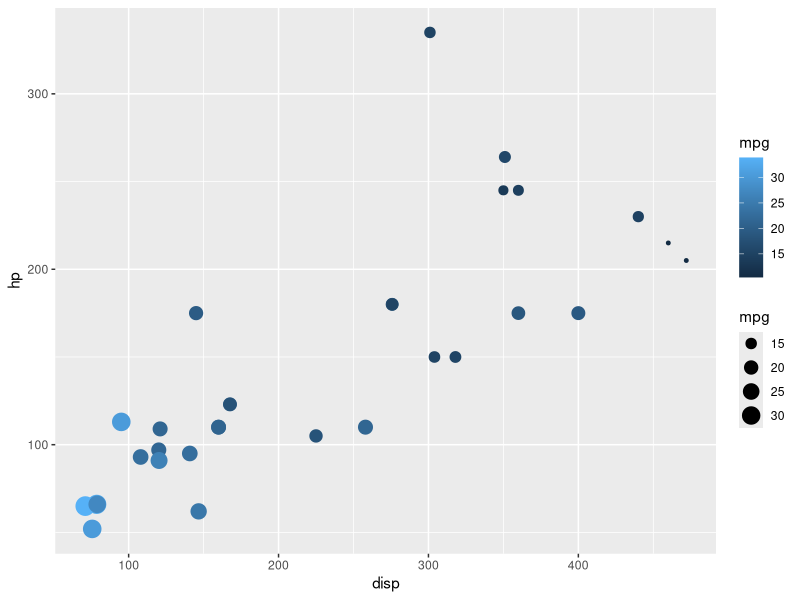

This figure's R source: (Note: this script raises an error after producing the figure.)
## ---- chunk 1
#| code-fold: true

library(ggplot2)
ggplot(mtcars, 
       aes(x = disp, y = hp, color = mpg, size = mpg)) + geom_point()


## ---- chunk 2
#| eval: true
#| comment: "=)"

1+1
## ---- chunk 3
#| fig-cap: "La mia immagine"
#| fig-cap-location: top
#| out-width: 50%
#| label: fig-prima
#| fig-align: center
#| echo: false
knitr::include_graphics("img/quartoStato.jpg")
## ---- chunk 4
#| echo: false
#| fig-cap: "Il mio grafico"
#| fig-cap-location: top
#| out-width: 50%
#| fig-align: center
#| label: fig-grafico
library(ggplot2)
ggplot(rock, 
       aes(y=peri,x=shape, color =shape, size = peri)) + geom_point() + 
  theme_light() + theme(legend.position = "none") 

## ---- chunk 5
#| tbl-cap-location: top
#| tbl-cap: Una tabella di esempio
#| tbl-subcap: per far vedere come funzionano
#| label: tab-esempio

kableExtra::kable(mtcars[1:6, ])
## ---- chunk 6
head(cars)
## ---- chunk 7
#| echo: false
#| fig-align: center
#| out-width: 120%

knitr::include_graphics("img/grid.png")
## ---- chunk 8
kableExtra::kable(head(rock))
## ---- chunk 9
#| echo: false
#| out-width: "100%"
#| fig-align: center
library(ggplot2)
ggplot(rock, 
       aes(y=peri,x=shape, color =shape, size = peri)) + geom_point() + 
  theme_light() + theme(legend.position = "none") 
